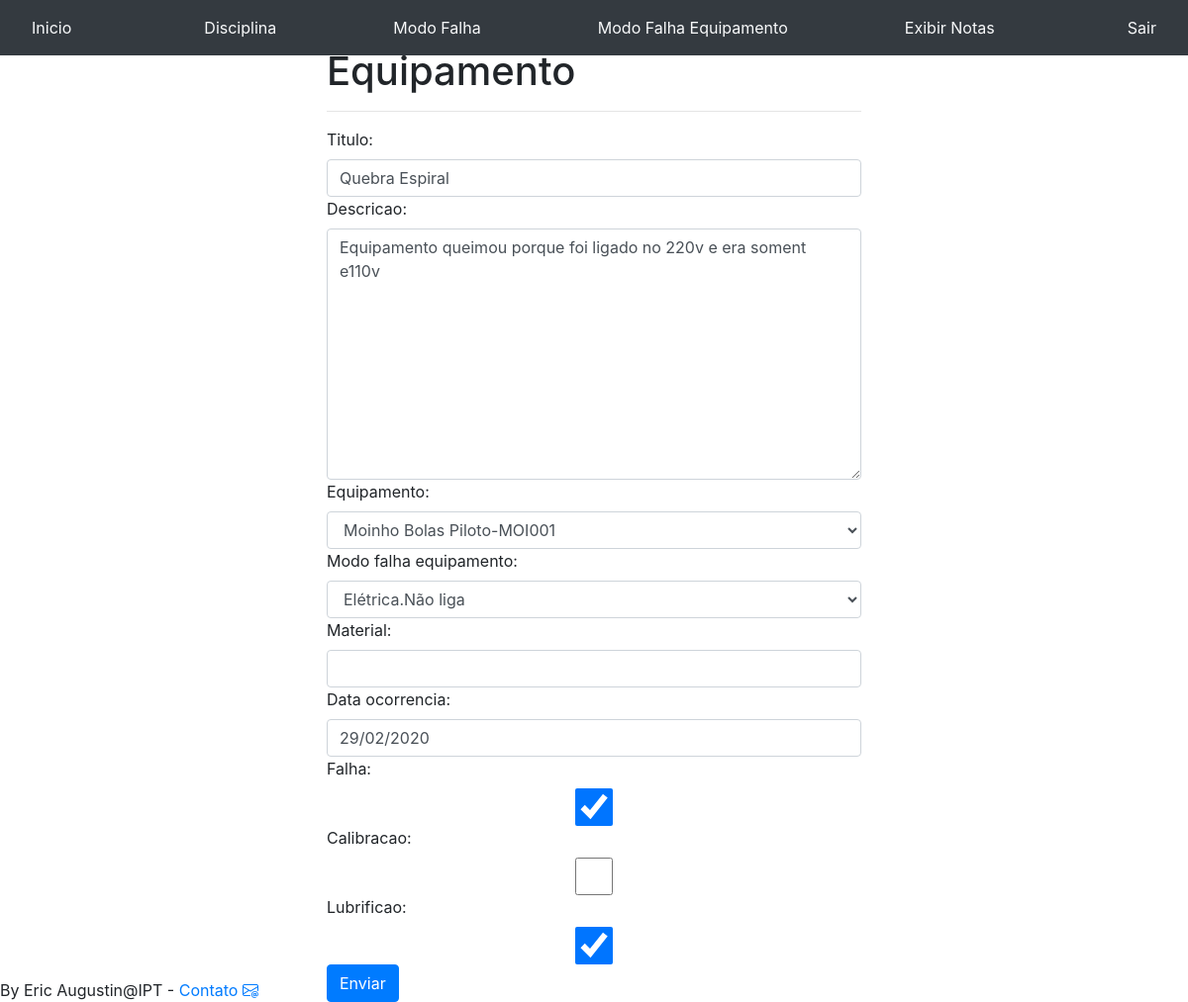
The page /notas/editarNotas/?id=4 (signed in) on the database its author committed.
### notas/models.py (models this page shows)
class Nota_equipamento(models.Model):
    titulo=models.CharField(max_length=50)
    descricao=models.TextField()
    equipamento=models.ForeignKey( Equipamento, on_delete=models.DO_NOTHING)
    modo_Falha_equipamento=models.ForeignKey(Modo_falha_equipamento, on_delete=models.DO_NOTHING)
    material=models.ManyToManyField(Nota_material, blank=True)
    data_cadastro=models.DateTimeField(auto_now=True, auto_now_add=False)
    data_ocorrencia=models.DateField(auto_now=False, auto_now_add=False)
    falha=models.BooleanField()
    calibracao=models.BooleanField()
    lubrificao=models.BooleanField()
    usuario=models.ForeignKey( Usuario ,on_delete=models.SET_NULL,null=True, blank=True)
    def __str__(self):
        return str(self.titulo)
    class Meta:
        ordering = ['data_ocorrencia',"data_cadastro",'equipamento']

### equipamentos/models.py (models this page shows, shortened)
class Equipamento(models.Model):
    nome_equipamento=models.CharField(max_length=80)
    modelo=models.CharField(max_length=80,null=True, blank=True)
    fabricante=models.ForeignKey(Fabricante, on_delete=models.DO_NOTHING,null=True, blank=True)
    local=models.ForeignKey(Local_instalacao, on_delete=models.DO_NOTHING,null=True, blank=True)
    tipo_equipamento=models.ForeignKey(Tipo_equipamento, on_delete=models.DO_NOTHING)
    data_compra=models.DateTimeField(auto_now=False, auto_now_add=False, null=True, blank=True)
    data_ultima_calibracao=models.DateTimeField(auto_now=False, auto_now_add=False, null=True, blank=True)
    usuario=models.ForeignKey(Usuario, on_delete=models.SET_NULL, null=True, blank=True)
    data_cadastro=models.DateTimeField(auto_now=True, auto_now_add=False)
    patrimonio=models.CharField(max_length=30,null=True, blank=True)
    material_consumo=models.ManyToManyField(Material_consumo,  blank=True)
    codigo=models.CharField(max_length=9,null=True, blank=True,unique=True)
    custo_aquisição=MoneyField(max_digits=25, decimal_places=2, default_currency='BRL')
    responsavel=models.CharField(max_length=50,null=True, blank=True)
    potencia_eletrica=models.CharField(max_length=30,null=True, blank=True)
    nacionalidade=models.CharField(max_length=50,null=True, blank=True)
    data_ultima_atualizacao=models.DateTimeField(auto_now=False, auto_now_add=False,null=True, blank=True)
    tensao_eletrica=models.CharField(max_length=30,null=True, blank=True)
    projeto_compra=models.CharField(max_length=50,null=True, blank=True)
    especificacao=models.TextField(null=True, blank=True)
    outros_dados=models.TextField(null=True, blank=True)
    ativo=models.BooleanField(default=True)
    class Meta:
        ordering = ['nome_equipamento']
    def __str__(self):
        return str(self.nome_equipamento)+"-"+str(self.codigo)

### notas/views.py (the view, shortened to what this page needs)
# urls.py: path('editarNotas/', views.editarNotas, name='editarNotas'),
def editarNotas(request):
    if not request.session.get('usuario'):
        return redirect('/auth/login/?status=2')
    usuario=Usuario.objects.get(id=request.session.get('usuario'))
    print(f"{usuario.nome} acessou edição Notas")
    if request.method=="GET":
        id=request.GET.get('id')
        nota= get_object_or_404(Nota_equipamento, pk=id)
        print(nota)
        form=CadastraNota_equipamentoForm(instance=nota)
        if form.is_valid():
            pass
        return render(request, "editarNota.html", {'form':form,'status':0,'id':id})

### notas/models.py (called while the page is built)
    def __str__(self):
        return str(self.disciplina)

    def __str__(self):
        return str(self.disciplina)+"."+ str(self.modo_falha)

    def __str__(self):
        return f"{self.modo_falha}"

### notas/templates/editarNota.html (shortened to what this page needs)
{% extends 'base.html'%}
{% block 'menu' %}
{% include 'menunota.html' %}
{% endblock %}
{% block 'conteudo'%}
<div class ='container'>
    <div class='row'>
        <div class='col-md-3'></div>
        <div class="col-md">
            <h1>  Cadastro Nota de Equipamento </h1><hr>
            <form method ="POST" action="{% url 'editarNotas' %}"> {% csrf_token %}
                {{ form }}
        <button class="btn btn-primary">Enviar</button>
            </form>
</div>
<div class='col-md-3'></div>
</div>
</div>
{% endblock %}

### rows shown on the page
Nota_equipamento: titulo "Quebra Espiral", descricao "Equipamento queimou porque foi ligado no 220v e era soment e110v", equipamento "Moinho Bolas Piloto-MOI001", modo_Falha_equipamento "Elétrica.Não liga", data_ocorrencia "29/02/2020", falha "☑", lubrificao "☑"
